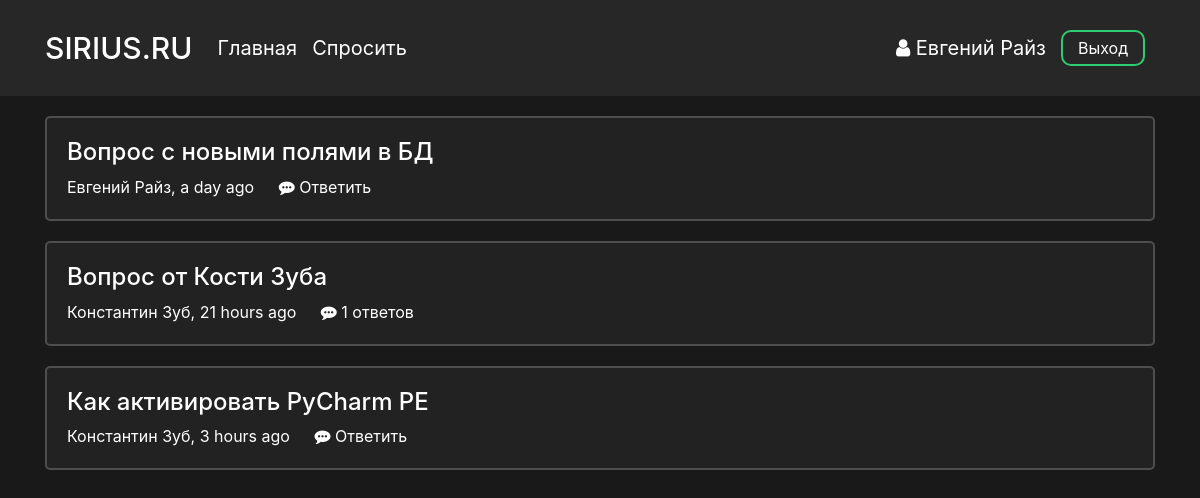
The page /main (signed in) on the database its author committed.
### data/users.py (models this page shows, shortened)
class User(SqlAlchemyBase, UserMixin):
    __tablename__ = 'users'
    id = sqlalchemy.Column(sqlalchemy.Integer,
                           primary_key=True, autoincrement=True)
    surname = sqlalchemy.Column(sqlalchemy.String, nullable=True)
    name = sqlalchemy.Column(sqlalchemy.String, nullable=True)
    image_file = sqlalchemy.Column(sqlalchemy.String, nullable=False, default='default.jpg')
    age = sqlalchemy.Column(sqlalchemy.Integer, nullable=True)
    country = sqlalchemy.Column(sqlalchemy.String, nullable=True)
    city = sqlalchemy.Column(sqlalchemy.String, nullable=True)
    email = sqlalchemy.Column(sqlalchemy.String,
                              index=True, unique=True, nullable=True)
    hashed_password = sqlalchemy.Column(sqlalchemy.String, nullable=True)
    registration_date = sqlalchemy.Column(sqlalchemy.DateTime,
                                      default=datetime.datetime.utcnow)

### data/questions.py (models this page shows)
class Question(SqlAlchemyBase):
    __tablename__ = 'questions'
    id = sqlalchemy.Column(sqlalchemy.Integer,
                           primary_key=True, autoincrement=True)
    title = sqlalchemy.Column(sqlalchemy.String)
    text = sqlalchemy.Column(sqlalchemy.String)
    user_id = sqlalchemy.Column(sqlalchemy.Integer,
                                sqlalchemy.ForeignKey("users.id"))
    user = orm.relation('User')
    created_date = sqlalchemy.Column(sqlalchemy.DateTime,
                                      default=datetime.datetime.utcnow)
    def get_answers(self):
        from data import db_session
        db_sess = db_session.create_session()
        answers= db_sess.query(Answer).filter(Answer.question_id == self.id).all()
        return answers

### main.py (the view)
@app.route("/main", methods=["GET", "POST"])
def main_page():
    db_sess = db_session.create_session()
    questions = db_sess.query(Question).all()
    return render_template(
        "main.html",
        title="Ответы S1RIYS.RU",
        questions=questions,
    )

### data/db_session.py (called while the page is built)
def create_session() -> Session:
    global __factory
    return __factory()

### main.py (called while the page is built)
@manager.user_loader
def load_user(user_id):
    db_sess = db_session.create_session()
    user = db_sess.query(User).filter(User.id == user_id).first()
    return user

### templates/main.html
<head>
    <link rel="stylesheet" type="text/css" href="{{ url_for('static', filename='css/main.css')}}">
</head>
{% extends "base.html" %}
{% block content %}
    <div class="questions">
        {% for item in questions%}
            <div class="col-md6 question_card">
                <h4><a href="{{ url_for('question_page', question_id = item.id) }}">{{item.title}}</a></h4>
                <p class="author">
                    <a href="{{ url_for('profile_page', profile_id = item.user.id) }}">{{item.user.name}} {{item.user.surname}}</a>,
                    {{ moment(item.created_date).fromNow(refresh=True) }}
                </p>
                <p class="answers">
                    {% set answer_count = item.get_answers()|length %}
                    {% if answer_count == 0 %}
                    <a href="{{ url_for('question_page', question_id = item.id) }}">
                        <i class="fa fa-commenting" aria-hidden="true"></i>
                        Ответить
                    </a>
                    {% else %}
                    <a href="{{ url_for('question_page', question_id = item.id) }}">
                        <i class="fa fa-commenting" aria-hidden="true"></i>
                        {{ item.get_answers()|length }} ответов
                    </a>
                    {% endif %}
                </p>
            </div>
        {% endfor %}
    </div>
{% endblock %}

### templates/base.html (shortened to what this page needs)
<!doctype html>
<html lang="ru">
<head>
    <link rel="stylesheet"
          href="https://stackpath.bootstrapcdn.com/bootstrap/4.4.1/css/bootstrap.min.css"
>
    <link rel="stylesheet" type="text/css" href="{{ url_for('static', filename='css/base.css')}}">
    <link rel="stylesheet" href="https://maxcdn.bootstrapcdn.com/font-awesome/4.5.0/css/font-awesome.min.css">
</head>
<body>
    <header>
        <div class="container">
            <nav class="navbar header">
                <div class="nav_left">
                    <a class="navbar-brand nav_logo" href="{{ url_for('main_page') }}">SIRIUS.RU</a>
                    <a class="navbar-brand nav_item" href="{{ url_for('main_page') }}">Главная</a>
                    <a class="navbar-brand nav_item" href="{{ url_for('ask_question_page') }}">Спросить</a>
                </div>
                <div class="nav_right">
                    {% if current_user %}
                        {% if current_user.is_authenticated %}
                            <a class="profile nav_item" href="{{ url_for('profile_page', profile_id = current_user.id) }}">
                                <i class="fa fa-user" aria-hidden="true"></i> {{ current_user.name }} {{current_user.surname }}
                            </a>
                            <a class="nav_item nav_btn" href="{{ url_for('logout') }}">Выход</a>
                        {% else %}
                            <a class="nav_item nav_btn" href="{{ url_for('login') }}">Войти</a>
                            <a class="nav_item nav_btn" href="{{ url_for('reqister') }}">Зарегистрироваться</a>
                        {% endif %}
                    {% endif %}
                </div>
            </nav>
        </div>
    </header>
    <main role="main" class="container">
        {% block content %}{% endblock %}
    </main>
</body>
</html>

### static/css/main.css (style rules this page uses)
.question_card { margin-top: 20px; padding: 20px; background-color: #222; border: 2px solid rgba(255, 255, 255, 0.2); border-radius: 5px; }
.author { display: inline-block; margin-right: 20px; }
.answers { display: inline-block; }

### static/css/base.css (style rules this page uses)
html { color: #ffffff }
body { background-color: #191919 !important; color: #ffffff; overflow-y: scroll; }
a { color: #ffffff; }
p { margin: 0px; }
header { background-color: #272727; color: #ffffff; }
.header { display: flex; justify-content: space-between; vertical-align: middle; margin-bottom: 20px; padding: 10px 0; }
.nav_left, .nav_right { display: flex; flex-direction: row; flex-wrap: nowrap; justify-content: center; align-items: center; align-content: center; }
.nav_logo { font-size: 30px; font-weight: 500; margin-right: 25px }
.nav_item { display: inline-block; margin-right: 15px; transition: 0.15s; }
.profile { font-size: 20px; }
.nav_btn { border-radius: 10px; outline: none; border: 2px solid #2ecc71; background: none; display: block; margin: 20px auto; margin-right: 10px; padding: 4px 15px; text-align: center; color: white; transition: 0.25s; cursor: pointer; }

### rows shown on the page
User: name "Евгений", surname "Райз"
Question: title "Вопрос с новыми полями в БД", user.name "Евгений", user.surname "Райз", created_date "a day ago"
Question: title "Вопрос от Кости Зуба", user.name "Константин", user.surname "Зуб", created_date "21 hours ago", get_answers|length "1"
Question: title "Как активировать PyCharm PE", user.name "Константин", user.surname "Зуб", created_date "3 hours ago"
